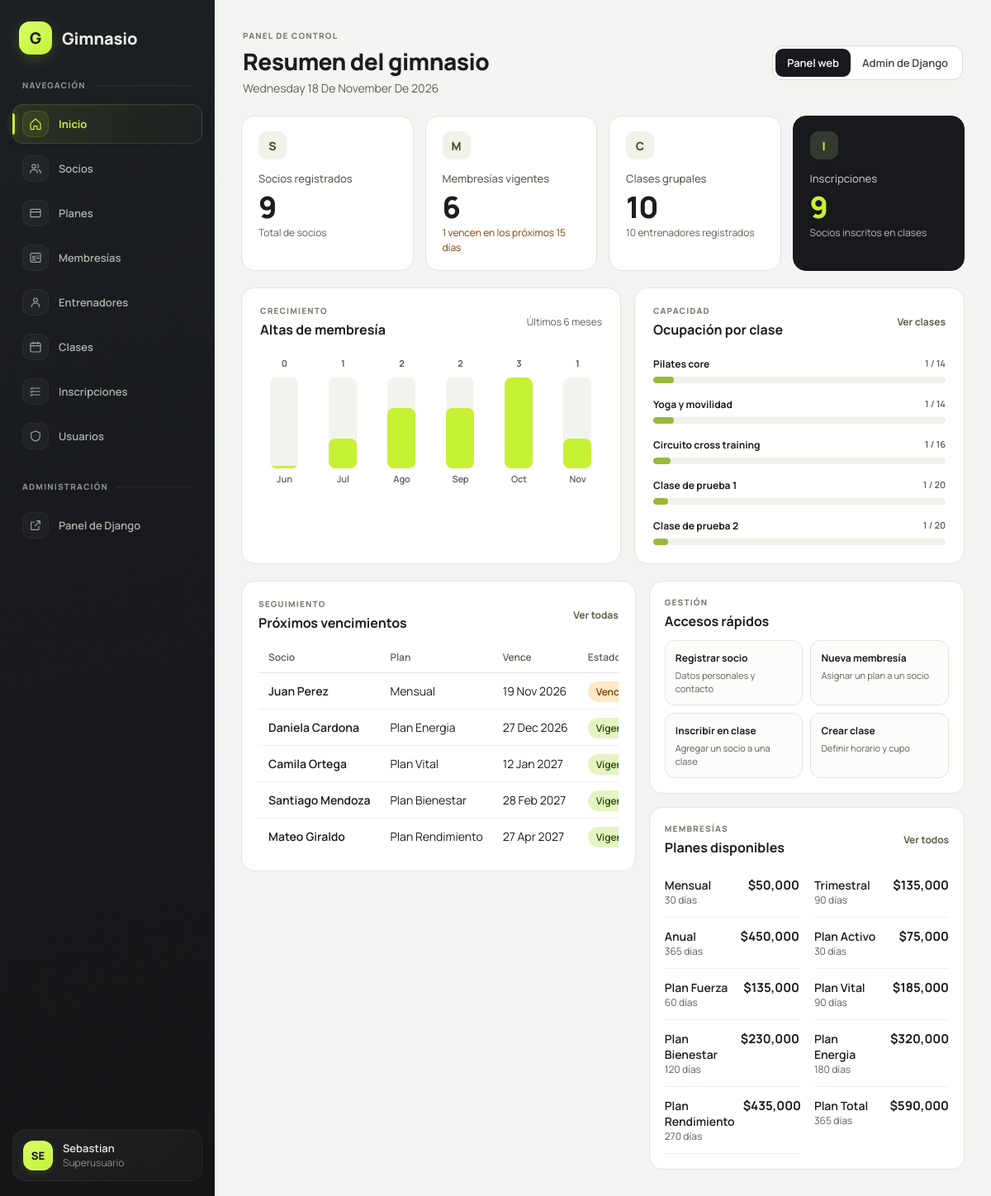
The app's page / (signed in), older data.
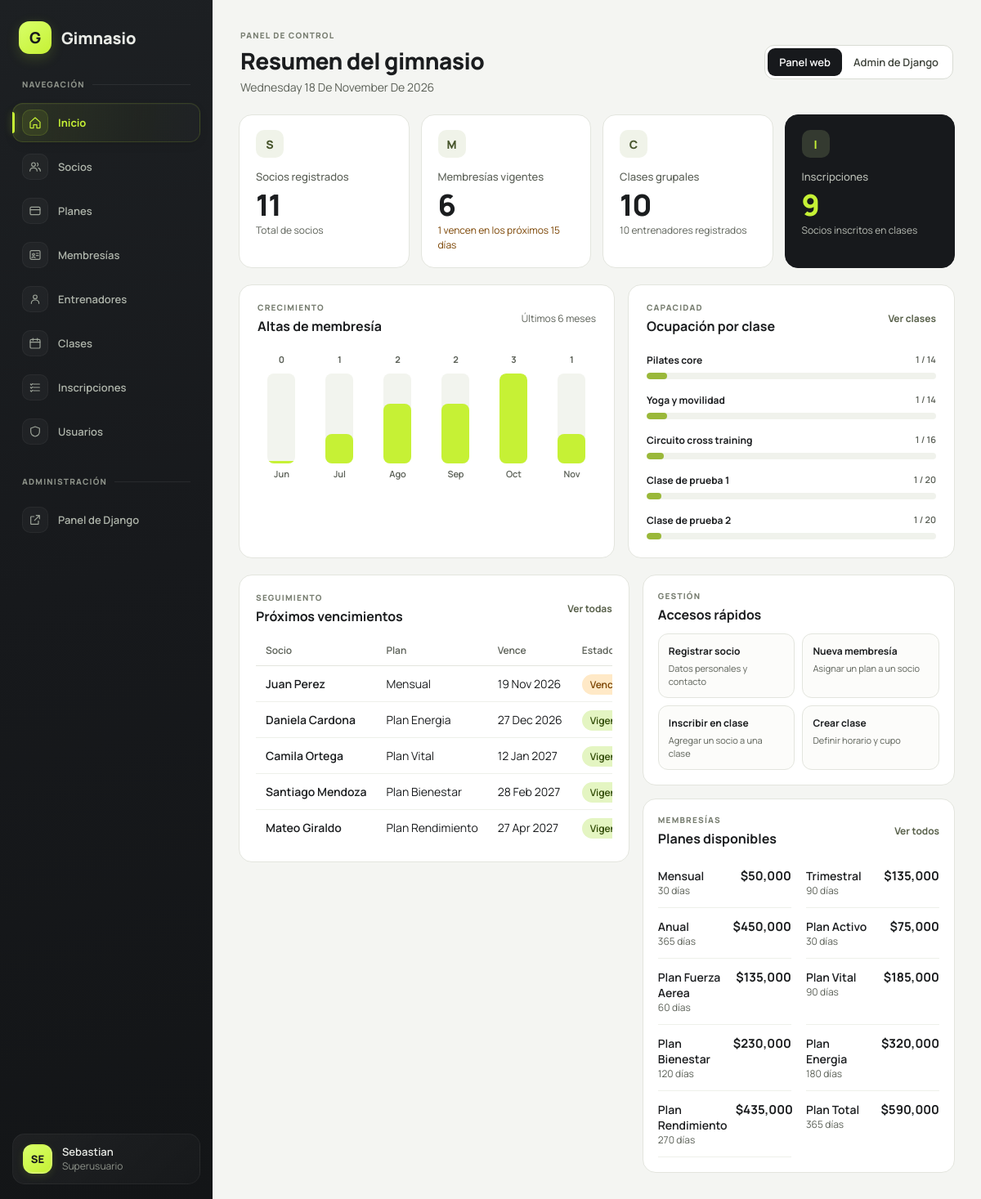
The same page, newer data.
### planes/models.py (models this page shows)
class Plan(models.Model):
    pk_pla_id = models.AutoField(primary_key=True)
    pla_nombre = models.CharField(max_length=50)
    pla_precio = models.DecimalField(max_digits=10, decimal_places=2)
    pla_dias = models.PositiveIntegerField()
    class Meta:
        db_table = 'tbl_plan'
    def __str__(self):
        return f'{self.pla_nombre} ({self.pla_dias} días)'

### config/views.py (the view)
# urls.py: path('', inicio, name='inicio'),
@staff_member_required
def inicio(request):
    return render(request, 'index.html', _contexto_inicio())

### clases/models.py (called while the page is built)
    def __str__(self):
        return f'{self.cla_nombre} - {self.get_cla_dia_display()} {self.cla_hora:%H:%M}'

### config/views.py (called while the page is built)
def _texto_vencimiento(dias):
    if dias == 0:
        return 'Vence hoy'
    if dias <= DIAS_AVISO:
        return f'Vence en {dias} día' + ('' if dias == 1 else 's')
    return 'Vigente'

def _formularios_rapidos(formulario_activo=None):
    modulos = ('socios', 'membresias', 'inscripciones', 'clases')
    formularios = []
    for modulo in modulos:
        configuracion = CATALOGOS[modulo]
        formulario = (
            formulario_activo
            if formulario_activo is not None and modulo == formulario_activo['modulo']
            else FORMULARIOS[modulo]()
        )
        formularios.append({
            'modulo': modulo,
            'titulo': configuracion['crear_texto'],
            'formulario': formulario,
            'modal_id': f'modal-{modulo}',
        })
    return formularios

### entrenadores/models.py (called while the page is built)
    def __str__(self):
        return f'{self.ent_nombre} {self.ent_apellido} - {self.ent_especialidad}'

### socios/models.py (called while the page is built)
    def __str__(self):
        return f'{self.soc_nombre} {self.soc_apellido} - {self.soc_documento}'

### templates/index.html (shortened to what the changed rows need)
{% extends 'base.html' %}
{% block contenido %}
<div class="dashboard">
  <header class="encabezado dashboard-encabezado">
    <div>
      <h1>Resumen del gimnasio</h1>
    </div>
  </header>
  <section class="dashboard-kpis" aria-label="Indicadores del gimnasio">
    <a class="tarjeta kpi" href="{% url 'catalogo' 'socios' %}">
      <span class="kpi-icono" aria-hidden="true">S</span>
      <span class="kpi-etiqueta">Socios registrados</span>
      <strong class="kpi-valor">{{ total_socios }}</strong>
      <span class="kpi-nota">Total de socios</span>
    </a>
  </section>
  <section class="dashboard-graficas" aria-label="Gráficas del gimnasio">
    <article class="tarjeta grafica-card">
      <div class="tarjeta-cab">
        <div>
          <h2>Altas de membresía</h2>
        </div>
      </div>
    </article>
    <article class="tarjeta grafica-card">
      <div class="tarjeta-cab">
        <div>
          <h2>Ocupación por clase</h2>
        </div>
      </div>
    </article>
  </section>
  <section class="dashboard-inferior" aria-label="Actividad y accesos">
    <article class="tarjeta vencimientos-card">
      <div class="tarjeta-cab">
        <div>
          <h2>Próximos vencimientos</h2>
        </div>
      </div>
      <div class="tabla-wrap">
        <table class="t">
          <thead>
            <tr><th>Socio</th><th>Plan</th><th>Vence</th><th>Estado</th></tr>
          </thead>
        </table>
      </div>
    </article>
    <div class="dashboard-lateral">
      <article class="tarjeta accesos-card">
        <div class="tarjeta-cab">
          <div>
            <h2>Accesos rápidos</h2>
          </div>
        </div>
      </article>
      <article class="tarjeta planes-card">
        <div class="tarjeta-cab">
          <div>
            <h2>Planes disponibles</h2>
          </div>
        </div>
        <div class="planes-resumen">
          {% for plan in planes %}
          <div class="plan-item">
            <div>
              <div class="plan-nombre">{{ plan.pla_nombre }}</div>
              <div class="plan-dias">{{ plan.pla_dias }} días</div>
            </div>
            <div class="plan-precio">${{ plan.pla_precio|floatformat:"0g" }}</div>
          </div>
          {% empty %}
          <div class="vacio">Aún no hay planes registrados.</div>
          {% endfor %}
        </div>
      </article>
    </div>
  </section>
</div>
{% endblock %}

Row changes from the older to the newer data that the page shows:
changed Plan: pla_nombre "Plan Fuerza" → "Plan Fuerza Aerea"
Text that changed along with them:
{{ total_socios }}: "9" → "11"
